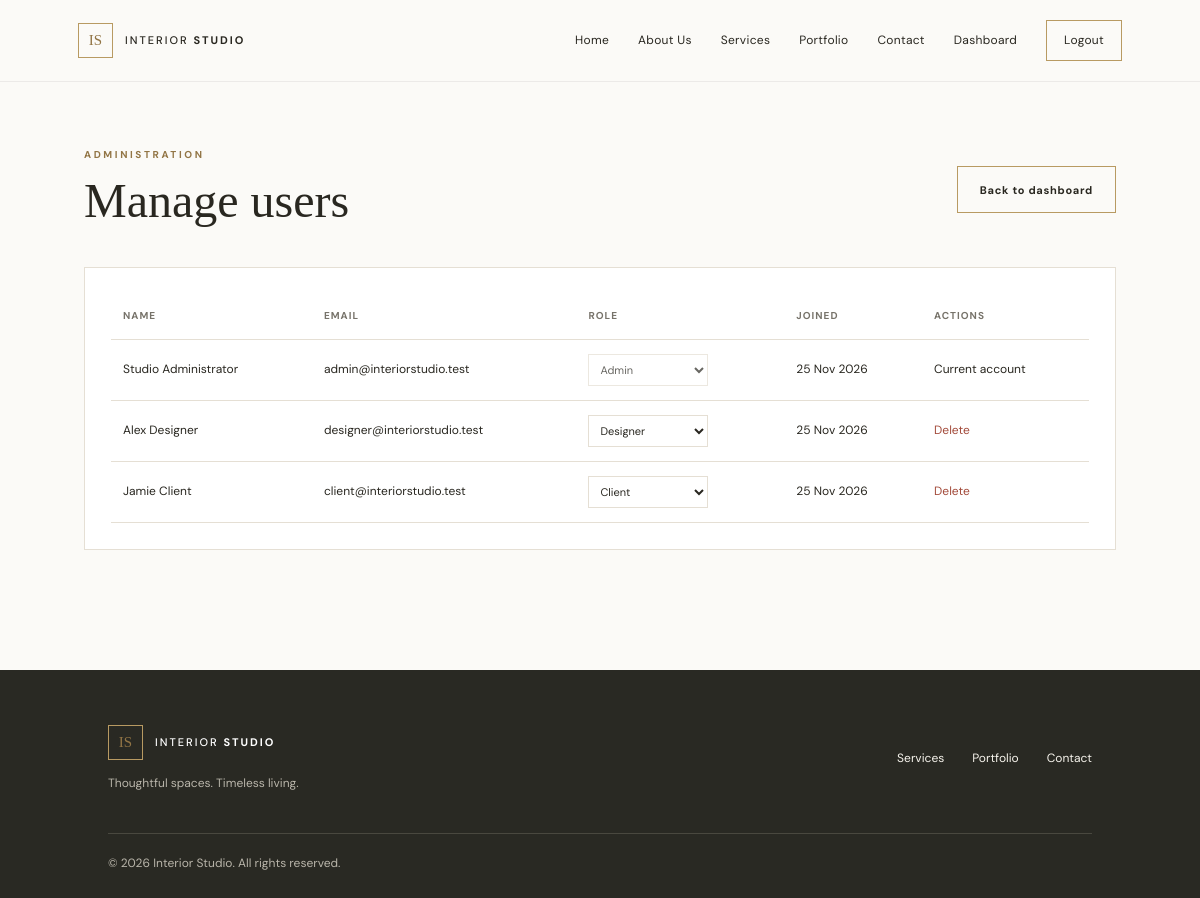
The page /admin/users.php (signed in) on the database its author committed.
### tables this page shows
CREATE TABLE users (
    id INT UNSIGNED AUTO_INCREMENT PRIMARY KEY,
    name VARCHAR(120) NOT NULL,
    email VARCHAR(190) NOT NULL UNIQUE,
    password VARCHAR(255) NOT NULL,
    role ENUM('admin','designer','client') NOT NULL DEFAULT 'client',
    is_active TINYINT(1) NOT NULL DEFAULT 1,
    created_at TIMESTAMP DEFAULT CURRENT_TIMESTAMP
);

### config/config.php (called while the page is built, shortened)
<?php
function db(): PDO {
    static $pdo = null;
    if ($pdo === null) {
        $dsn = 'mysql:host=' . DB_HOST . ';dbname=' . DB_NAME . ';charset=utf8mb4';
        $pdo = new PDO($dsn, DB_USER, DB_PASS, [
            PDO::ATTR_ERRMODE => PDO::ERRMODE_EXCEPTION,
            PDO::ATTR_DEFAULT_FETCH_MODE => PDO::FETCH_ASSOC,
        ]);
    }
    return $pdo;
}

### includes/functions.php (called while the page is built, shortened)
<?php
require_once __DIR__ . '/../config/config.php';
function e(?string $value): string {
    return htmlspecialchars($value ?? '', ENT_QUOTES, 'UTF-8');
}
function current_user(): ?array {
    return $_SESSION['user'] ?? null;
}

### admin/users.php (the view, shortened to what this page needs)
<?php
require_once '../includes/functions.php';
$users = db()->query("SELECT id,name,email,role,is_active,created_at FROM users ORDER BY created_at DESC")->fetchAll();
include '../includes/header.php';
?>
<section class="dashboard-shell"><div class="dashboard-heading"><div><p class="eyebrow">ADMINISTRATION</p><h1>Manage users</h1></div><a class="btn btn-outline" href="../dashboard.php">Back to dashboard</a></div>
<div class="dashboard-panel"><div class="table-wrap"><table><thead><tr><th>Name</th><th>Email</th><th>Role</th><th>Joined</th><th>Actions</th></tr></thead><tbody><?php foreach ($users as $u): ?><tr><td><?= e($u['name']) ?></td><td><?= e($u['email']) ?></td><td><form class="inline-form" method="post"><input type="hidden" name="csrf_token" value="<?= e(csrf_token()) ?>"><input type="hidden" name="id" value="<?= (int)$u['id'] ?>"><input type="hidden" name="action" value="role"><select name="role" onchange="this.form.submit()" <?= (int)$u['id']===(int)current_user()['id']?'disabled':'' ?>><?php foreach (['admin','designer','client'] as $role): ?><option value="<?= $role ?>" <?= $u['role']===$role?'selected':'' ?>><?= ucfirst($role) ?></option><?php endforeach; ?></select></form></td><td><?= e(date('d M Y',strtotime($u['created_at']))) ?></td><td><?php if ((int)$u['id'] !== (int)current_user()['id']): ?><form method="post" data-confirm="Delete this user?"><input type="hidden" name="csrf_token" value="<?= e(csrf_token()) ?>"><input type="hidden" name="id" value="<?= (int)$u['id'] ?>"><input type="hidden" name="action" value="delete"><button class="link-danger">Delete</button></form><?php else: ?>Current account<?php endif; ?></td></tr><?php endforeach; ?></tbody></table></div></div></section>
<?php include '../includes/footer.php'; ?>

### assets/css/style.css (style rules this page uses)
:root { --ink: #292720; --muted: #77736a; --cream: #f5f1e9; --paper: #fbfaf7; --sand: #e8dfd0; --gold: #b89a62; --gold-dark: #927545; --line: #e5dfd4; --serif: "Playfair Display", Georgia, serif; --sans: "DM Sans", Arial, sans-serif; }
* { box-sizing: border-box; }
html { scroll-behavior: smooth; }
body { margin: 0; background: var(--paper); color: var(--ink); font-family: var(--sans); line-height: 1.65; }
a { color: inherit; text-decoration: none; }
button, input, select, textarea { font: inherit; }
.eyebrow, .section-kicker { font-size: 10px; letter-spacing: 2.6px; font-weight: 700; color: var(--gold-dark); }
h1, h2, h3, p { margin-top: 0; }
h1, h2 { font-family: var(--serif); font-weight: 500; line-height: 1.12; }
h1 { font-size: clamp(43px, 6.1vw, 78px); margin: 17px 0 22px; }
.btn { border: 0; display: inline-flex; align-items: center; justify-content: center; padding: 13px 22px; min-height: 47px; cursor: pointer; font-size: 11px; letter-spacing: .7px; font-weight: 700; transition: background .2s, transform .2s; }
.btn-outline { border: 1px solid var(--gold); color: var(--ink); background: transparent; }
.filter-bar input, .filter-bar select, .form-card input, .form-card select, .form-card textarea, .inline-add input, .inline-form select { width: 100%; border: 1px solid var(--line); background: #fff; padding: 12px 13px; color: var(--ink); outline: none; border-radius: 0; }
.dashboard-shell { padding: 65px 7% 100px; min-height: 65vh; }
.dashboard-heading { display: flex; justify-content: space-between; align-items: center; gap: 20px; margin-bottom: 35px; }
.dashboard-heading h1 { font-size: 48px; margin: 5px 0; }
.dashboard-panel { background: white; border: 1px solid var(--line); padding: 26px; margin: 20px 0; }
.table-wrap { overflow-x: auto; }
table { width: 100%; border-collapse: collapse; font-size: 12px; text-align: left; }
th { color: var(--muted); font-size: 10px; letter-spacing: 1px; text-transform: uppercase; }
th, td { padding: 14px 12px; border-bottom: 1px solid var(--line); vertical-align: middle; }
.inline-form { display: inline-flex; gap: 7px; align-items: center; }
.inline-form select { min-width: 120px; padding: 7px; font-size: 11px; }
.link-danger, .link-button { border: 0; background: none; color: #a34b3b; cursor: pointer; padding: 0; font-size: 12px; }

### rows shown on the page
users: name "Studio Administrator", email "admin@interiorstudio.test", role "Admin", created_at "25 Nov 2026", shows "Current account"
users: name "Alex Designer", email "designer@interiorstudio.test", role "Designer", created_at "25 Nov 2026"
users: name "Jamie Client", email "client@interiorstudio.test", role "Client", created_at "25 Nov 2026"
